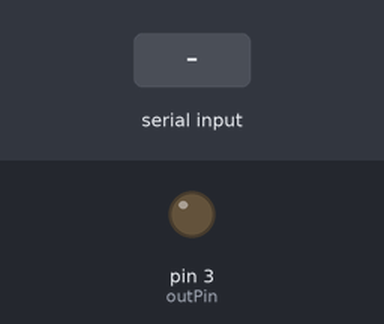
The sketch below on a simulated Arduino Uno, built with avr-gcc and run on an emulated ATmega328P. Shown: output pins drawn as LEDs (lit = HIGH). The inputs (shaded band) are chosen by the test bench. What the sketch prints to the serial monitor is not drawn.

Above: at 1.2 s.
1.3 s: "90,45\n" received over Serial
At 2.1 s:
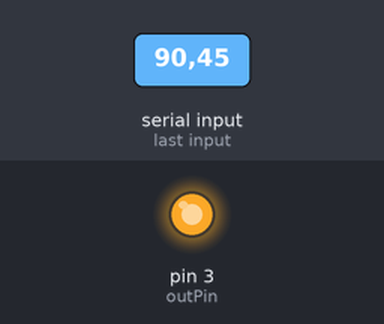
3.8 s: "30,150\n" received over Serial
At 5.1 s:
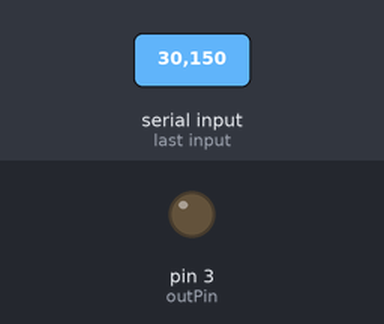
Timing chart, 0 to 6.8 s (numbered marks = the images above; inputs shaded):
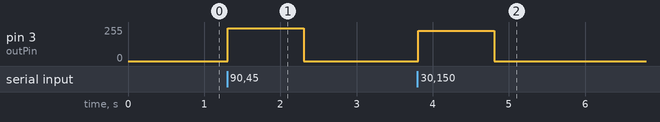

Measured:
- after the input at 1.3 s, pin 3 (outPin): 0/255 → 247/255 at once, → 0/255 1.0 s later
- after the input at 3.8 s, pin 3 (outPin): 0/255 → 226/255 at once, → 0/255 1.0 s later

The sketch:

test.ino
```cpp
const int outPin = 3;

void setup() {
  pinMode(outPin, OUTPUT);
  Serial.begin(9600);
  Serial.println("Enter volts 0  to 5");
}

void loop() {
  if (Serial.available() > 0) {
    float volts = Serial.parseFloat();
    int pwmValue = volts * 255.0 / 5.0;
    analogWrite(outPin, pwmValue);
  }
}
```
